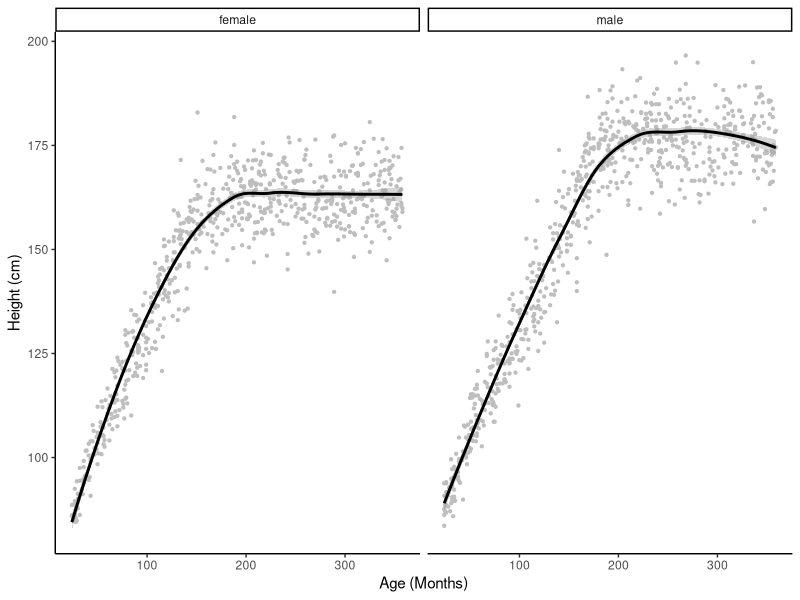

Source code (R):
## ---- chunk 1
library(ggplot2)  # data plotting
library(readr)    # import csv files
library(here)     # work with file paths
## ---- chunk 2
nhanes <- read_csv(here('data', 'nhanes_c1.csv'))
## ---- chunk 3
print(nhanes)
## ---- chunk 4
ggplot(nhanes, aes(x = ageMonths, y = height)) + 
  geom_point(size = 0.8,color = 'grey') + 
  geom_smooth(color = "black") + 
  facet_grid(. ~ gender) +
  labs(x = "Age (Months)", y = "Height (cm)") +
  theme_classic()
